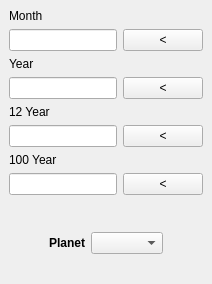
     <widget class="QWidget" name="tab" >
      <attribute name="title" >
       <string>Transits</string>
      </attribute>
      <layout class="QVBoxLayout" >
       <property name="spacing" >
        <number>6</number>
       </property>
       <property name="leftMargin" >
        <number>9</number>
       </property>
       <property name="topMargin" >
        <number>9</number>
       </property>
       <property name="rightMargin" >
        <number>9</number>
       </property>
       <property name="bottomMargin" >
        <number>9</number>
       </property>
       <item>
        <widget class="QLabel" name="label_6" >
         <property name="text" >
          <string>Month</string>
         </property>
        </widget>
       </item>
       <item>
        <layout class="QHBoxLayout" >
         <property name="spacing" >
          <number>6</number>
         </property>
         <property name="leftMargin" >
          <number>0</number>
         </property>
         <property name="topMargin" >
          <number>0</number>
         </property>
         <property name="rightMargin" >
          <number>0</number>
         </property>
         <property name="bottomMargin" >
          <number>0</number>
         </property>
         <item>
          <widget class="QLineEdit" name="transit_month_line" >
           <property name="sizePolicy" >
            <sizepolicy vsizetype="Fixed" hsizetype="Expanding" >
             <horstretch>1</horstretch>
             <verstretch>0</verstretch>
            </sizepolicy>
           </property>
           <property name="sizeIncrement" >
            <size>
             <width>0</width>
             <height>0</height>
            </size>
           </property>
          </widget>
         </item>
         <item>
          <widget class="QPushButton" name="transit_month_planet_button" >
           <property name="sizePolicy" >
            <sizepolicy vsizetype="Minimum" hsizetype="Minimum" >
             <horstretch>0</horstretch>
             <verstretch>0</verstretch>
            </sizepolicy>
           </property>
           <property name="text" >
            <string>&lt;</string>
           </property>
          </widget>
         </item>
        </layout>
       </item>
       <item>
        <widget class="QLabel" name="label_7" >
         <property name="text" >
          <string>Year</string>
         </property>
        </widget>
       </item>
       <item>
        <layout class="QHBoxLayout" >
         <property name="spacing" >
          <number>6</number>
         </property>
         <property name="leftMargin" >
          <number>0</number>
         </property>
         <property name="topMargin" >
          <number>0</number>
         </property>
         <property name="rightMargin" >
          <number>0</number>
         </property>
         <property name="bottomMargin" >
          <number>0</number>
         </property>
         <item>
          <widget class="QLineEdit" name="transit_year_line" />
         </item>
         <item>
          <widget class="QPushButton" name="transit_year_planet_button" >
           <property name="sizePolicy" >
            <sizepolicy vsizetype="Minimum" hsizetype="Minimum" >
             <horstretch>0</horstretch>
             <verstretch>0</verstretch>
            </sizepolicy>
           </property>
           <property name="text" >
            <string>&lt;</string>
           </property>
          </widget>
         </item>
        </layout>
       </item>
       <item>
        <widget class="QLabel" name="label_8" >
         <property name="text" >
          <string>12 Year</string>
         </property>
        </widget>
       </item>
       <item>
        <layout class="QHBoxLayout" >
         <property name="spacing" >
          <number>6</number>
         </property>
         <property name="leftMargin" >
          <number>0</number>
         </property>
         <property name="topMargin" >
          <number>0</number>
         </property>
         <property name="rightMargin" >
          <number>0</number>
         </property>
         <property name="bottomMargin" >
          <number>0</number>
         </property>
         <item>
          <widget class="QLineEdit" name="transit_12year_line" />
         </item>
         <item>
          <widget class="QPushButton" name="transit_12year_planet_button" >
           <property name="sizePolicy" >
            <sizepolicy vsizetype="Minimum" hsizetype="Minimum" >
             <horstretch>0</horstretch>
             <verstretch>0</verstretch>
            </sizepolicy>
           </property>
           <property name="text" >
            <string>&lt;</string>
           </property>
          </widget>
         </item>
        </layout>
       </item>
       <item>
        <widget class="QLabel" name="label_9" >
         <property name="text" >
          <string>100 Year</string>
         </property>
        </widget>
       </item>
       <item>
        <layout class="QHBoxLayout" >
         <property name="spacing" >
          <number>6</number>
         </property>
         <property name="leftMargin" >
          <number>0</number>
         </property>
         <property name="topMargin" >
          <number>0</number>
         </property>
         <property name="rightMargin" >
          <number>0</number>
         </property>
         <property name="bottomMargin" >
          <number>0</number>
         </property>
         <item>
          <widget class="QLineEdit" name="transit_100year_line" />
         </item>
         <item>
          <widget class="QPushButton" name="transit_100year_planet_button" >
           <property name="sizePolicy" >
            <sizepolicy vsizetype="Minimum" hsizetype="Minimum" >
             <horstretch>0</horstretch>
             <verstretch>0</verstretch>
            </sizepolicy>
           </property>
           <property name="text" >
            <string>&lt;</string>
           </property>
          </widget>
         </item>
        </layout>
       </item>
       <item>
        <spacer>
         <property name="orientation" >
          <enum>Qt::Vertical</enum>
         </property>
         <property name="sizeHint" >
          <size>
           <width>20</width>
           <height>31</height>
          </size>
         </property>
        </spacer>
       </item>
       <item>
        <layout class="QHBoxLayout" >
         <property name="spacing" >
          <number>6</number>
         </property>
         <property name="leftMargin" >
          <number>0</number>
         </property>
         <property name="topMargin" >
          <number>0</number>
         </property>
         <property name="rightMargin" >
          <number>0</number>
         </property>
         <property name="bottomMargin" >
          <number>0</number>
         </property>
         <item>
          <spacer>
           <property name="orientation" >
            <enum>Qt::Horizontal</enum>
           </property>
           <property name="sizeHint" >
            <size>
             <width>40</width>
             <height>20</height>
            </size>
           </property>
          </spacer>
         </item>
         <item>
          <widget class="QLabel" name="label_5" >
           <property name="font" >
            <font>
             <weight>75</weight>
             <bold>true</bold>
            </font>
           </property>
           <property name="text" >
            <string>Planet</string>
           </property>
          </widget>
         </item>
         <item>
          <widget class="QComboBox" name="transit_planet_combo" />
         </item>
         <item>
          <spacer>
           <property name="orientation" >
            <enum>Qt::Horizontal</enum>
           </property>
           <property name="sizeHint" >
            <size>
             <width>40</width>
             <height>20</height>
            </size>
           </property>
          </spacer>
         </item>
        </layout>
       </item>
       <item>
        <spacer>
         <property name="orientation" >
          <enum>Qt::Vertical</enum>
         </property>
         <property name="sizeHint" >
          <size>
           <width>20</width>
           <height>21</height>
          </size>
         </property>
        </spacer>
       </item>
      </layout>
     </widget>
